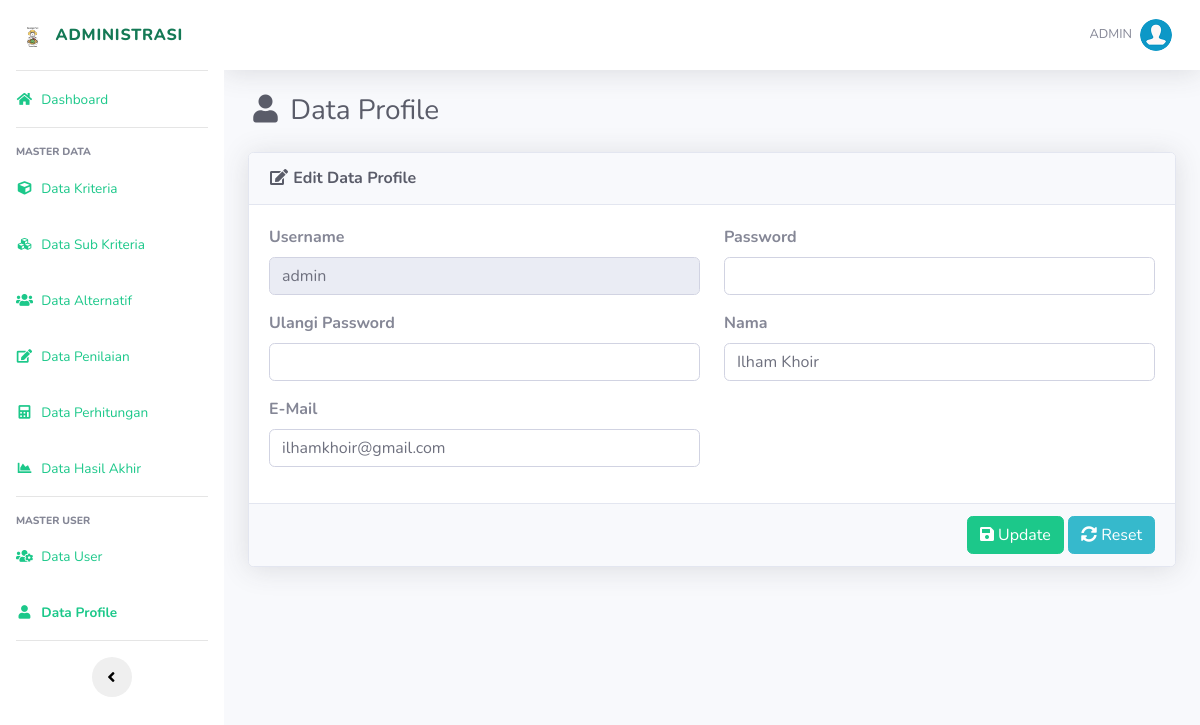
The app's page /list-profile.php (signed in) with its own data.
### tables this page shows
CREATE TABLE `user` (
  `id_user` int(5) NOT NULL,
  `username` varchar(16) NOT NULL,
  `password` varchar(50) NOT NULL,
  `nama` varchar(70) NOT NULL,
  `email` varchar(50) DEFAULT NULL,
  `role` char(1) NOT NULL
);

### includes/functions.php (called while the page is built, shortened)
<?php
function get_role() {
	if(isset($_SESSION['user_id']) && isset($_SESSION['role'])) {
		if($_SESSION['role'] == '1') {
			return 'admin';
		} else {
			return 'user';
		}
	} else {
		return false;
	}
}
?>

### list-profile.php (the view, shortened to what this page needs)
<?php require_once('includes/init.php');
$user_role = get_role();
if($user_role == 'admin' || $user_role == 'user') {
?>
<?php
$id_user = $_SESSION["user_id"];
?>
<?php
require_once('template/header.php');
?>
<div class="d-sm-flex align-items-center justify-content-between mb-4">
    <h1 class="h3 mb-0 text-gray-800"><i class="fas fa-fw fa-user"></i> Data Profile</h1>
</div>
<form action="" method="post">
	<div class="card shadow mb-4">
		<div class="card-header py-3">
			<h6 class="m-0 font-weight-bold text-dark"><i class="fas fa-fw fa-edit"></i> Edit Data Profile</h6>
		</div>
		<?php
		if(!$id_user) {
		?>
		<div class="card-body">
			<div class="alert alert-danger">Data tidak ada</div>
		</div>
		<?php
		}else{
		$data = mysqli_query($koneksi,"SELECT * FROM user WHERE id_user='$id_user'");
		$cek = mysqli_num_rows($data);
		if($cek <= 0) {
		?>
		<div class="card-body">
			<div class="alert alert-danger">Data tidak ada</div>
		</div>
		<?php
		}else{
			while($d = mysqli_fetch_array($data)){
		?>
		<div class="card-body">
			<div class="row">
				<div class="form-group col-md-6">
					<label class="font-weight-bold">Username</label>
					<input autocomplete="off" type="text" readonly required value="<?php echo $d['username']; ?>" class="form-control"/>
				</div>
				<div class="form-group col-md-6">
					<label class="font-weight-bold">Password</sub></label>
					<input autocomplete="off" type="password" name="password" class="form-control"/>
				</div>
				<div class="form-group col-md-6">
					<label class="font-weight-bold">Ulangi Password</label>
					<input autocomplete="off" type="password" name="password2" class="form-control"/>
				</div>
				<div class="form-group col-md-6">
					<label class="font-weight-bold">Nama</label>
					<input autocomplete="off" type="text" name="nama" required value="<?php echo $d['nama']; ?>" class="form-control"/>
				</div>
				<div class="form-group col-md-6">
					<label class="font-weight-bold">E-Mail</label>
					<input autocomplete="off" type="email" name="email" required value="<?php echo $d['email']; ?>" class="form-control"/>
				</div>
			</div>
		</div>
		<div class="card-footer text-right">
            <button name="submit" value="submit" type="submit" class="btn btn-success"><i class="fa fa-save"></i> Update</button>
            <button type="reset" class="btn btn-info"><i class="fa fa-sync-alt"></i> Reset</button>
        </div>
	</div>
	<?php
		}
		}
		}
	?>
</form>
<?php
require_once('template/footer.php');
}else {
	header('Location: login.php');
}
?>

### records on screen
user: username "admin", nama "Ilham Khoir", email "ilhamkhoir@gmail.com"

### other values on screen
$_SESSION['username'] "ADMIN"
